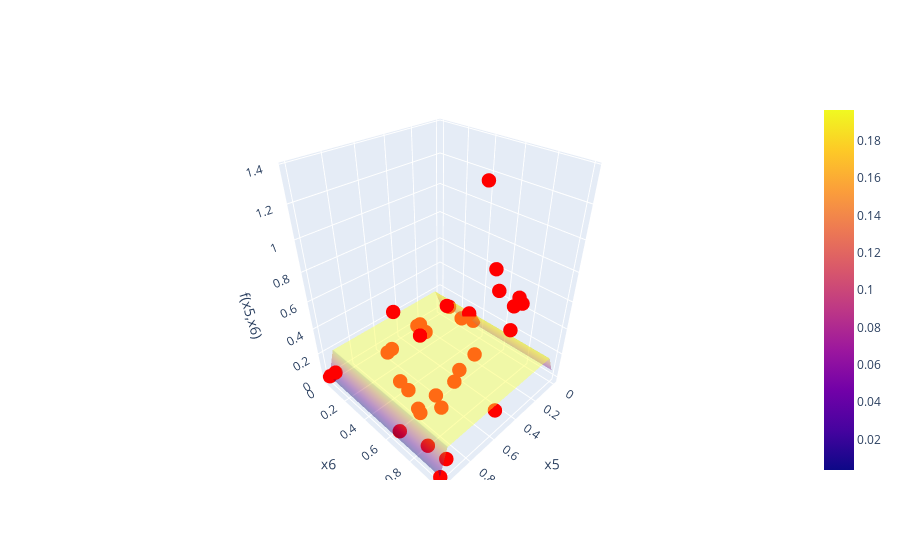

This figure's notebook cell:
### Code cell
f7 = BBfcn(7)
print(f7)
f7.plot_feature_correlations()
f7.plot_correlations_with_cross_terms()

f7_dimRed = BBfcn(7)
# dimension reduction for f7()
class f7dimRedTransform(Transformation):
    def __init__(self):
        pass
    def apply(self,data):
        data.drop(columns=["x1","x2","x3","x4"],inplace=True)
f7_dimRed.transform(f7dimRedTransform())
print(f7_dimRed)
f7_dimRed.plot_feature_correlations()
kernel = C(10, (0.00001, 1)) * Matern(length_scale=[0.2,0.2],nu=2.5) + WhiteKernel(noise_level=1e-4)
f7_dimRed.nextPointBayesianOptim(kernel,numgrid=20,acqFcn="UCB",beta=0.5)

#full dimensional GP for f7()
kernel = C(10, (0.00001, 1)) * Matern(length_scale=[0.2,0.2,0.2,0.2,0.2,0.2],nu=2.5) + WhiteKernel(noise_level=1e-4)
f7.nextPointBayesianOptim(kernel,numgrid=15,acqFcn="UCB",beta=0.5)

### Figure 1 — Plotly figure (JSON) as saved in the notebook; plotly's stock layout.template omitted (floating-point values rounded to 4 significant figures; data arrays with more than 128 entries replaced by an {"elided": "..."} marker saying what was removed)
{"data": [{"opacity": 0.4, "type": "surface", "x": {"elided": "20x20 float values"}, "y": {"elided": "20x20 float values"}, "z": {"elided": "20x20 float values"}}, {"marker": {"color": "red", "size": 5}, "mode": "markers", "name": "Measured points", "type": "scatter3d", "x": [0.1541, 0.7184, 0.9635, 0.4136, 0.5267, 0.3229, 0.4204, 0.01494, 0.6831, 0.259, 0.8169, 0.07924, 0.9184, 0.08263, 0.02177, 0.7282, 0.1915, 0.6354, 0.495, 0.2645, 0.7987, 0.9053, 0.6916, 0.09777, 0.2649, 0.08651, 0.1904, 0.5524, 0.7194, 0.9987, 0.5752, 0.0, 1.0, 0.0, 1.0], "y": [0.7959, 0.3431, 0.6403, 0.5852, 0.3484, 0.09579, 0.731, 0.107, 0.6924, 0.0511, 0.6375, 0.36, 0.8223, 0.712, 0.5169, 0.4497, 0.2546, 0.1434, 0.6191, 0.1149, 0.6337, 0.951, 0.6555, 0.7281, 0.7307, 0.7778, 0.5199, 0.08131, 0.3629, 0.07966, 1.0, 0.3333, 0.0, 0.2222, 1.0], "z": [0.6044, 0.5628, 0.007503, 0.06142, 0.273, 0.08375, 1.365, 0.09264, 0.01787, 0.03356, 0.07352, 0.2063, 0.008826, 0.2684, 0.6115, 0.0148, 0.2749, 0.06676, 0.04212, 0.002701, 0.01821, 0.007016, 0.1005, 0.4754, 0.6751, 0.5165, 0.003777, 0.003134, 0.02134, 0.09541, 0.1604, 0.08051, 0.006143, 0.03992, 3.644e-05]}], "layout": {"scene": {"xaxis": {"title": {"text": "x5"}}, "yaxis": {"title": {"text": "x6"}}, "zaxis": {"title": {"text": "f(x5,x6)"}}}}}
